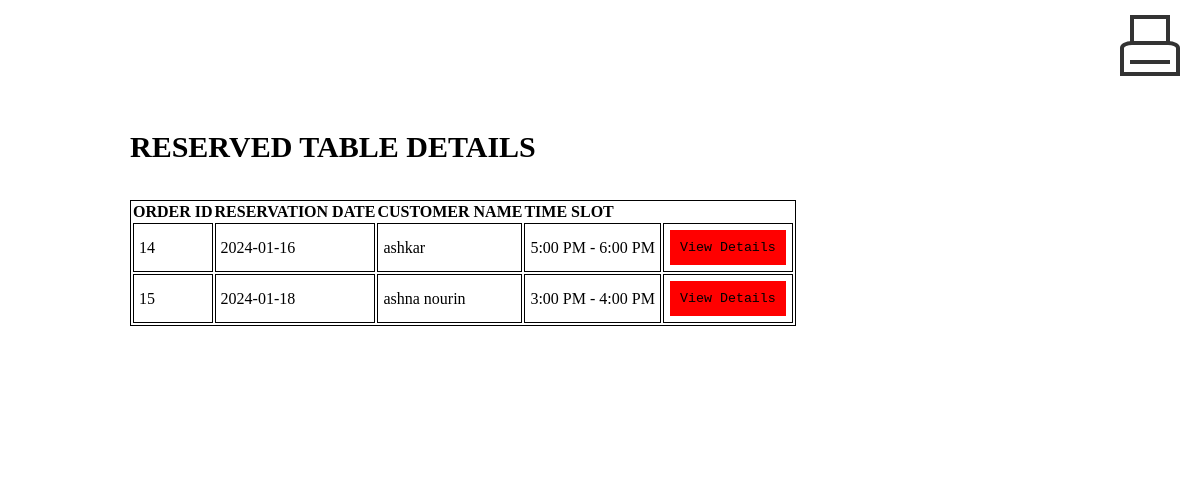
The app's page /orderdet.php with its own data.
### tables this page shows
CREATE TABLE `reservations` (
  `reservation_id` int(11) NOT NULL,
  `reservation_date` varchar(50) NOT NULL,
  `cm_id` int(11) NOT NULL,
  `table_id` int(11) NOT NULL,
  `slot_id` int(11) NOT NULL
);

CREATE TABLE `register` (
  `c_id` int(11) NOT NULL,
  `name` varchar(20) NOT NULL,
  `email` varchar(50) NOT NULL,
  `phn` text NOT NULL,
  `password` varchar(20) NOT NULL
);

CREATE TABLE `timeslot` (
  `slotid` int(11) NOT NULL,
  `timeSlot` varchar(100) NOT NULL,
  `status` int(1) NOT NULL DEFAULT 1
);

### orderdet.php (the view, shortened to what this page needs)
<?php
include('./conn.php');
?>
<!DOCTYPE html>
<html lang="en">
<head>
</head>
<body>
    <form action="" method="post">
        <button type="submit" class="print-button" name="print"><span class="print-icon"></span></button>
    </form>
    <div id="hero">
        <div style="display: flex;justify-content: start;padding: 130px; ">
            <div style="width: 100%;">
                <h2 id="hero_head">RESERVED TABLE DETAILS</h2><br><br>
                <p id="hero_content">
                    <table>
                        <tr>
                            <th>ORDER ID</th>
                            <th>RESERVATION DATE</th>
                            <th>CUSTOMER NAME</th>
                            <th>TIME SLOT</th>
                        </tr>
                        <?php
                        $sel = $conn->prepare("SELECT * FROM reservations r
                        INNER JOIN cartmaster cm ON cm.cm_id = r.cm_id
                        INNER JOIN table_list t ON t.t_id = r.table_id
                        INNER JOIN register rs ON cm.user_id=rs.c_id
                        INNER JOIN timeslot tm ON tm.slotid = r.slot_id");
                        $sel->execute();
                        $resultSet = $sel->get_result();
                        $results = $resultSet->fetch_all(MYSQLI_ASSOC);
                        if (count($results) > 0) {
                            foreach ($results as $result) {
                                $r_id = $result['reservation_id'];
                                $r_date = $result['reservation_date'];
                                $name = $result['name'];
                                $slot = $result['timeSlot'];
                                echo "<tr>
                                <td>$r_id</td>
                                <td>$r_date</td>
                                <td>$name</td>
                                <td>$slot</td>
                                <td><button class='bt' type='button' name='edit' id='edit' onclick='fn($r_id)'>View details</button></td>
                            </tr>";
                            }
                        }
                        ?>
                    </table>
                </p>
            </div>
        </div>
    </div>
</body>
</html>

### orderdet.php (style rules this page uses)
* { margin: 0px; padding: 0px; }
#hero { width: 90%; text-align: left; display: flex; justify-content: start; background-color:white; background-size: cover; }
#hero_head { color: black; text-transform: uppercase; font-size: 30px; }
#hero_content { color: black; font-family: monospace ; justify-content: space-between; font-size: larger; text-transform: capitalize; }
table,tr { border: 1px solid black; color:black; }
td { padding: 5px; border: 1px solid black; color:black; }
th { color: black; }
.bt { padding: 10px; color: black; border: 1px solid white; display: inline-block; background-color:red; font-family:monospace; text-transform: capitalize; }
button.print-button { width: 100px; height: 100px; float:right; }
span.print-icon, span.print-icon::before, span.print-icon::after, button.print-button:hover .print-icon::after { border: solid 4px #333; }
span.print-icon::after { border-width: 2px; }
button.print-button { position: relative; padding: 0; border: 0; border: none; background: transparent; }
span.print-icon, span.print-icon::before, span.print-icon::after, button.print-button:hover .print-icon::after { box-sizing: border-box; background-color: #fff; }
span.print-icon { position: relative; display: inline-block; padding: 0; margin-top: 20%; width: 60%; height: 35%; background: #fff; border-radius: 20% 20% 0 0; }
span.print-icon::before { content: ""; position: absolute; bottom: 100%; left: 12%; right: 12%; height: 110%; transition: height .2s .15s; }
span.print-icon::after { content: ""; position: absolute; top: 55%; left: 12%; right: 12%; height: 0%; background: #fff; background-repeat: no-repeat; background-size: 70% 90%; background-position: center; background-image: linear-gradient( to top, #fff 0, #fff 14%, #333 14%, #333 28%, #fff 28%, #fff 42%, #333 42%, #333 56%, #fff 56%, #fff 70%, #333 70%, #333 84%, #fff 84%, #fff 100% ); transition: height .2s, border-width 0s .2s, width 0s .2s; }

### records on screen
reservations: reservation_id "14", reservation_date "2024-01-16", register.name "ashkar", timeslot.timeSlot "5:00 PM - 6:00 PM"
reservations: reservation_id "15", reservation_date "2024-01-18", register.name "ashna nourin", timeslot.timeSlot "3:00 PM - 4:00 PM"
